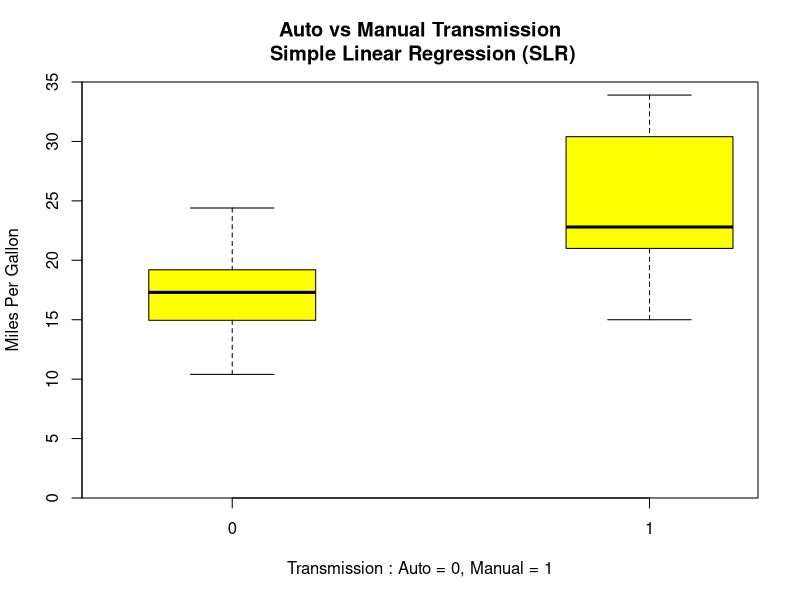
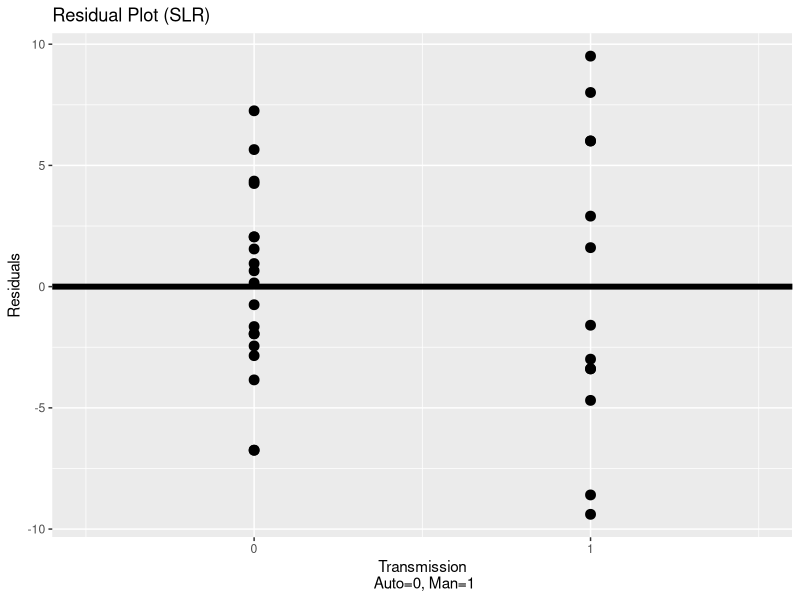

Write the R code that produced these figures, in order.
## ---- chunk 1
knitr::opts_chunk$set(echo = TRUE)
## ---- chunk 2

# Load data set
library(datasets)
data("mtcars")



## ---- chunk 3

# Examine columns and data types
str(mtcars)

# Range of MPG values
range(mtcars$mpg)

# Car transmissions: 
# -----------------
# 0 = automatic 
# 1 = manual 
table(mtcars$am)

## ---- chunk 4

library(knitr)

fit1 <- lm(mpg ~ am, data = mtcars)

boxplot(mpg ~ am, data = mtcars,
        boxwex = 0.4, at = 0:1 - 0.2,
        main = "Auto vs Manual Transmission\n Simple Linear Regression (SLR)",
        col = "yellow",
        xlab = "Transmission : Auto = 0, Manual = 1",
        ylab = "Miles Per Gallon",
        xlim = c(-0.5,1), ylim = c(0,35), yaxs = "i")

regressor <- c("cyl","disp","hp","wt","am", "gear","carb")
correlate <- c(round(cor(mtcars$mpg,mtcars$cyl),3),
               round(cor(mtcars$mpg,mtcars$disp),3),
               round(cor(mtcars$mpg,mtcars$hp),3),
               round(cor(mtcars$mpg,mtcars$wt),3),
               round(cor(mtcars$mpg,mtcars$am),3),
               round(cor(mtcars$mpg,mtcars$gear),3),
               round(cor(mtcars$mpg,mtcars$carb),3)
               )

mtCor <- data.frame(regressor, correlate)

kable(t(mtCor[,2]),caption = "Potential Regressors", col.names = t(mtCor[,1]))


## ---- chunk 5

library(ggplot2)

g <- ggplot(data.frame(x = mtcars$am, y = resid(fit1)), aes(x=x, y=y))
g <- g + ggtitle("Residual Plot (SLR)") 
g <- g + xlab("Transmission\n Auto=0, Man=1")
g <- g + ylab("Residuals")
g <- g + geom_point(size = 3, colour = "black")
g <- g + geom_hline(yintercept = 0, size = 2)
g <- g + scale_x_continuous(breaks = 0:1, limits = c(-0.5,1.5))
g




## ---- chunk 6

